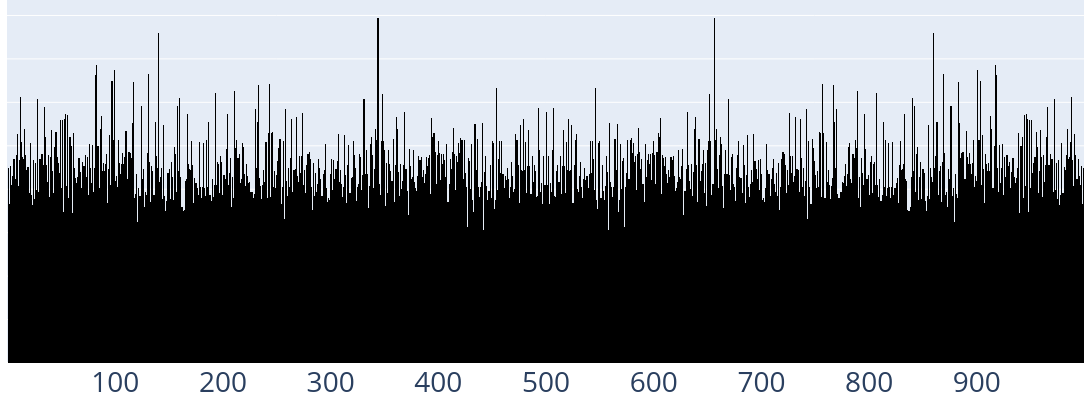

The notebook cell saved with this chart:
### Code cell
models_baseline: dict[str, ModelInfo] = {}
for nick, ckpt_name, arange, display_name in tqdm.tqdm(names_ranges):
    cache_filename = cache_dir / (ckpt_name.replace("/", "__") + ".baseline.safetensors")
    models_baseline[nick] = load_model("pretrained", ckpt_name, torch.arange(arange), shuffle=False, cache_file=cache_filename, display_name=display_name)

def generate_fft_plots_baseline():

    img_dir = pathlib.Path("fig_embs_fft")
    img_dir.mkdir(exist_ok=True)
    for i, (nick, model) in enumerate(models_baseline.items()):
        if model.tag != "pretrained":
            continue
        
        emb_pca, variances = pca(model.embs, 128)
        emb_fft = fourier(emb_pca)

        fig = plotly.express.bar(
            emb_fft.abs().max(dim=1).values.cpu().detach(),
            color_discrete_sequence=["black"]
        ).update_xaxes(
            #title="Frequency",
            title=None,
            ticktext=[model.arange.min(), model.arange.max()],
            dtick=100,
            tickfont=dict(size=28),
        ).update_yaxes(
            #title=model.display_name,
            title=None,
            title_font=dict(size=32),
            tickfont=dict(size=28),
            showticklabels=False,
        ).update_layout(
            showlegend=False,
            width=1200,
            height=400,
            margin=dict(l=0, r=8, t=0, b=0),
            bargap=0,
        ).update_traces(
            marker_line_width=0
        )
        fig.write_image(img_dir / f"embs_{nick}_pca_fft.baseline.png", format="png", scale=1)
        if i == 0:
            fig.show()

generate_fft_plots_baseline()

### Figure 1 — Plotly figure (JSON) as saved in the notebook; plotly's stock layout.template omitted (floating-point values rounded to 4 significant figures; data arrays with more than 128 entries replaced by an {"elided": "..."} marker saying what was removed)
{"data": [{"hovertemplate": "variable=0<br>index=%{x}<br>value=%{y}<extra></extra>", "legendgroup": "0", "marker": {"color": "black", "line": {"width": 0}, "pattern": {"shape": ""}}, "name": "0", "orientation": "v", "showlegend": true, "textposition": "auto", "type": "bar", "x": {"elided": "1000 int values"}, "xaxis": "x", "y": {"elided": "1000 float values"}, "yaxis": "y"}], "layout": {"bargap": 0, "barmode": "relative", "height": 400, "legend": {"title": {"text": "variable"}, "tracegroupgap": 0}, "margin": {"b": 0, "l": 0, "r": 8, "t": 0}, "showlegend": false, "width": 1200, "xaxis": {"anchor": "y", "domain": [0, 1], "dtick": 100, "tickfont": {"size": 28}, "ticktext": [0, 999], "title": {}}, "yaxis": {"anchor": "x", "domain": [0, 1], "showticklabels": false, "tickfont": {"size": 28}, "title": {"font": {"size": 32}}}}}
